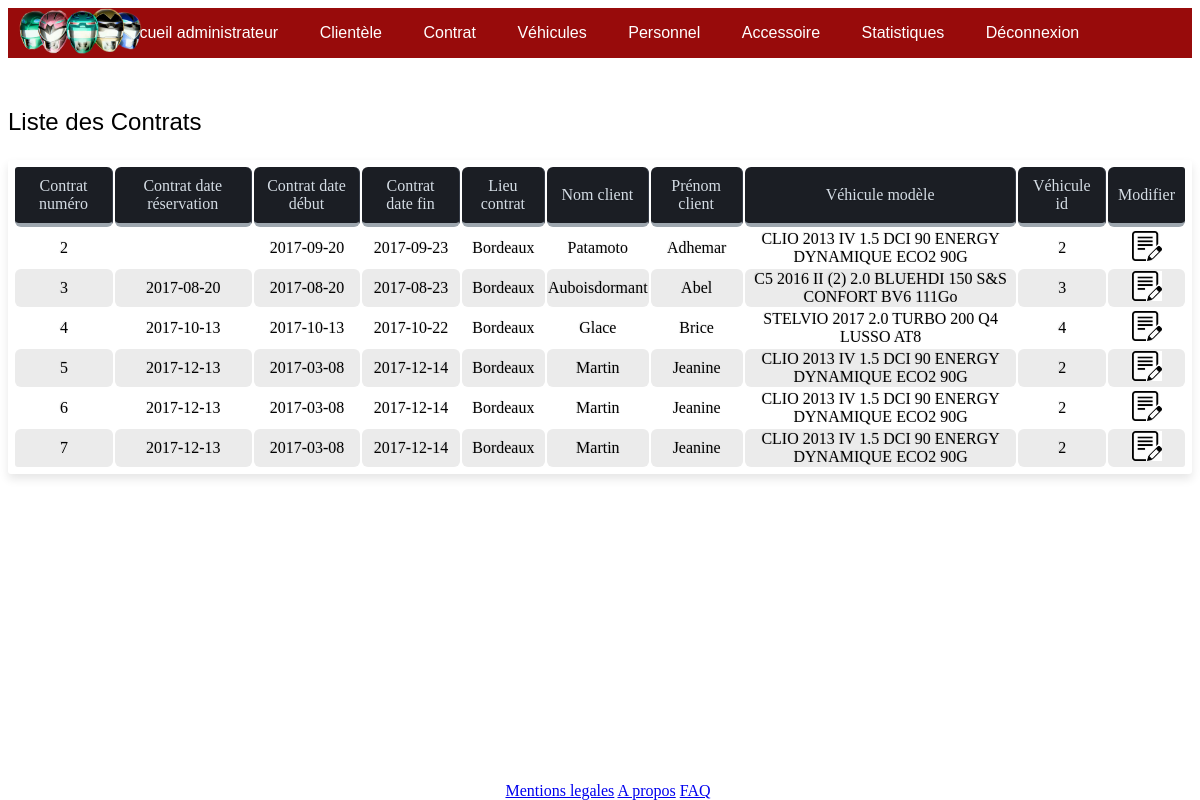
The app's page /controllers/adminControllerContrat.php?option=AfficherContrat (signed in) with its own data.
### tables this page shows
CREATE TABLE IF NOT EXISTS `contratdelocation` (
  `contrat_id` int(11) NOT NULL AUTO_INCREMENT,
  `contrat_date` date DEFAULT NULL,
  `contrat_lieu` varchar(20) NOT NULL,
  `contrat_date_fin` date NOT NULL,
  `contrat_date_debut` date NOT NULL,
  `contrat_caution` float DEFAULT NULL,
  `contrat_date_reservation` date DEFAULT NULL,
  `contrat_accompte` float DEFAULT NULL,
  `cli_id` int(11) NOT NULL,
  `tva_id` int(11) NOT NULL,
  `veh_id` int(11) NOT NULL,
  `fac_id` int(11) DEFAULT NULL,
  `forfait_id` int(11) NOT NULL,
  `statut_cont_id` int(11) NOT NULL,
  PRIMARY KEY (`contrat_id`),
  KEY `FK_contratdelocation_cli_id` (`cli_id`),
  KEY `FK_contratdelocation_tva_id` (`tva_id`),
  KEY `FK_contratdelocation_veh_id` (`veh_id`),
  KEY `FK_contratdelocation_fac_id` (`fac_id`),
  KEY `FK_contratdelocation_forfait_id` (`forfait_id`),
  KEY `FK_contratdelocation_statut_cont_id` (`statut_cont_id`)
);

CREATE TABLE IF NOT EXISTS `vehicule` (
  `veh_id` int(11) NOT NULL AUTO_INCREMENT,
  `veh_date_achat` date NOT NULL,
  `veh_photo` varchar(255) NOT NULL,
  `veh_nb_place` int(11) NOT NULL,
  `veh_assur` varchar(50) NOT NULL,
  `veh_date_mec` date DEFAULT NULL,
  `veh_kmage` int(11) DEFAULT NULL,
  `veh_ch_fisc` int(11) DEFAULT NULL,
  `veh_ch_reel` int(11) DEFAULT NULL,
  `veh_cyl` int(11) DEFAULT NULL,
  `type_veh_id` int(11) NOT NULL,
  `veh_boite_id` int(11) DEFAULT NULL,
  `vehm_carb_id` int(11) DEFAULT NULL,
  `veh_coul_id` int(11) NOT NULL,
  `vehmmod_id` int(11) NOT NULL,
  `veh_porte_id` int(11) DEFAULT NULL,
  `typepermis_id` int(11) DEFAULT NULL,
  PRIMARY KEY (`veh_id`),
  KEY `FK_Vehicule_type_veh_id` (`type_veh_id`),
  KEY `FK_Vehicule_veh_boite_id` (`veh_boite_id`),
  KEY `FK_Vehicule_vehm_carb_id` (`vehm_carb_id`),
  KEY `FK_Vehicule_veh_coul_id` (`veh_coul_id`),
  KEY `FK_Vehicule_vehmmod_id` (`vehmmod_id`),
  KEY `FK_Vehicule_veh_porte_id` (`veh_porte_id`),
  KEY `FK_Vehicule_typepermis_id` (`typepermis_id`)
);

CREATE TABLE IF NOT EXISTS `client` (
  `cli_id` int(11) NOT NULL AUTO_INCREMENT,
  `cli_civ_id` int(11) NOT NULL,
  `cli_nom` varchar(25) NOT NULL,
  `cli_prenom` varchar(25) NOT NULL,
  `cli_date_naissance` date NOT NULL,
  `cli_mail` varchar(100) NOT NULL,
  `cli_mdp` varchar(25) NOT NULL,
  `cli_stat_id` int(11) NOT NULL,
  `cli_permis_numero` varchar(25) DEFAULT NULL,
  PRIMARY KEY (`cli_id`),
  KEY `FK_client_cli_stat_id` (`cli_stat_id`),
  KEY `FK_client_cli_civ_id` (`cli_civ_id`)
);

CREATE TABLE IF NOT EXISTS `vehm_modele` (
  `vehmmod_id` int(11) NOT NULL AUTO_INCREMENT,
  `vehmmod_libelle` varchar(255) NOT NULL,
  `vehmar_id` int(11) NOT NULL,
  PRIMARY KEY (`vehmmod_id`),
  KEY `FK_vehm_modele_vehmar_id` (`vehmar_id`)
);

### models/dao/contratDAO.php (called while the page is built, shortened)
<?php
	require_once ('../models/Client.php');
	require_once ('../models/ContratLocation.php');
	require_once ('../models/Vehicule.php');
	require_once ('../models/VehModele.php');
	class contrat_DAO extends DAO{
	static function Liste_Contrats() {
		$contratdao = new contrat_DAO();
		$SQLQuery ='SELECT contrat_id, contrat_date_reservation, contrat_date_debut, contrat_date_fin, contrat_lieu, cli_nom, cli_prenom, vehmmod_libelle, veh.veh_id
		FROM contratdelocation co
		INNER JOIN client cl ON cl.cli_id=co.cli_id
		INNER JOIN vehicule veh ON veh.veh_id=co.veh_id
		INNER JOIN vehm_modele vm ON veh.vehmmod_id=vm.vehmmod_id;';
		$SQLResult = $contratdao->query($SQLQuery);
		if ($SQLResult->rowCount() == 0) {
			print('<tr><td colspan="6">Aucun enregistrement ne correspond à la demande</td></tr>');
		} else {
			while($SQLRow = $SQLResult->fetchObject()) {
				$monModvehicule = new Vehmodele('', $SQLRow->vehmmod_libelle, '');
				$monvehicule = new vehicule($SQLRow->veh_id, "", "", "", "", "", "", "", "", "", "", "", "", "", $monModvehicule, "", "","");
				$monClient = new client("", "", $SQLRow->cli_nom, $SQLRow->cli_prenom);
				$monContrat[] = new contratLocation($SQLRow->contrat_id, "", $SQLRow->contrat_lieu, $SQLRow->contrat_date_debut, $SQLRow->contrat_date_fin, "", $SQLRow->contrat_date_reservation, "", $monClient, $monvehicule);
			}
		return  $monContrat;
		}
	}
	}

### models/ContratLocation.php (called while the page is built, shortened)
<?php
class contratLocation {
	private $contrat_id;
	private $contrat_lieux;
	private $contrat_date_fin;
	private $contrat_date_debut;
	private $contrat_date_reservation;
	private $client;
	private $vehcontrat;
	function __construct($pcontrat_id, $pcontrat_date, $pcontrat_lieux, $pcontrat_date_debut,  $pcontrat_date_fin, $pcontrat_caution, $pcontrat_date_reservation, $pcontrat_acompte, $pclientcontrat, $pvehcontrat){
		$this->contrat_id=$pcontrat_id;
		$this->contrat_lieux=$pcontrat_lieux;
		$this->contrat_date_debut=$pcontrat_date_debut;
		$this->contrat_date_fin=$pcontrat_date_fin;
		$this->contrat_date_reservation=$pcontrat_date_reservation;
		$this->client= $pclientcontrat;
		$this->vehcontrat=$pvehcontrat;
	}
	public function getVehContrat(){
		return $this->vehcontrat;
	}
	public function getClient(){
		return $this->client;
	}
	public function getContrat_id(){
		return $this->contrat_id;
	}
	public function getContrat_lieux(){
		return $this->contrat_lieux;
	}
	public function getContrat_date_fin(){
		return $this->contrat_date_fin;
	}
	public function getContrat_date_debut(){
		return $this->contrat_date_debut;
	}
	public function getContrat_date_reservation(){
		return $this->contrat_date_reservation;
	}
}

### models/Client.php (called while the page is built, shortened)
<?php
	class Client {
		private $cli_nom;
		private $cli_prenom;
		function __construct ($cli_id = '', $civilite = '', $cli_nom = '', $cli_prenom = '', $cli_date_naissance = '', $cli_mail = '', $cli_mdp = '', $statutPersonne = '', $cli_permis_numero='0', $adresse = '', $detenir_permis = ''){
			$this->cli_nom = $cli_nom;
			$this->cli_prenom = $cli_prenom;
		}
		public function getCli_nom(){
			return $this->cli_nom;
		}
		public function getCli_prenom(){
			return $this->cli_prenom;
		}
	}

### models/Vehicule.php (called while the page is built, shortened)
<?php
	class Vehicule{
		private $veh_id;
		private $veh_modele;
		function __construct($veh_id = '', $veh_date_achat = '', $veh_photo = '', $veh_nb_place = '', $veh_assur = '', $veh_date_mec = '', $veh_kmage = '', $veh_ch_fisc = '', $veh_ch_reel = '', $veh_cyl = '', $veh_type = '', $veh_boite = '', $veh_carb = '', $veh_couleur = '', $veh_modele = '', $veh_porte = '', $veh_typepermis = '',$disposeOption=''){
			$this->veh_id = $veh_id;
			$this->veh_modele = $veh_modele;
		}
		public function getVeh_id(){
			return $this->veh_id;
		}
		public function getVeh_modele(){
			return $this->veh_modele;
		}
	}

### models/VehModele.php (called while the page is built, shortened)
<?php
class Vehmodele{
	private $vehmmod_libelle;
	function __construct ($vehmmod_id='', $vehmmod_libelle='', $veh_marque='') {
		$this->vehmmod_libelle= $vehmmod_libelle;
	}
	public function getVehmmod_libelle(){
		return $this->vehmmod_libelle;
	}
}
?>

### views/back/adminListeContrats.php (the view, shortened to what this page needs)
<!DOCTYPE html>
<html>
	<head>
	</head>
		<?php
			include_once('adminNavbar.php');
		?>
<body>
		<div>
			<p class= "contenu">Liste des Contrats</p>
			<?php
				$listeContrats = isset ($listeContrats) ? $listeContrats : NULL;
				if ($listeContrats!=null) {
					echo'
						<table class="table-fill">
						<tr><th>Contrat numéro</th>
						<th>Contrat date réservation</th>
						<th>Contrat date début</th>
						<th>Contrat date fin</th>
						<th>Lieu contrat</th>
						<th>Nom client</th>
						<th>Prénom client</th>
						<th>Véhicule modèle</th>
						<th>Véhicule id</th>
						<th>Modifier</th>
						</tr>';
					$script = '';
for ($i=0;$i<count($listeContrats);$i++){
					$script .='<tr>';
					$script .='<td>'.$listeContrats[$i]->getContrat_id().'</td>';
					$script .='<td>'.$listeContrats[$i]->getContrat_date_reservation().'</td>';
					$script .='<td>'.$listeContrats[$i]->getContrat_date_debut().'</td>';
					$script .='<td>'.$listeContrats[$i]->getContrat_date_fin().'</td>';
					$script .='<td>'.$listeContrats[$i]->getContrat_lieux().'</td>';
					$script .='<td>'.$listeContrats[$i]->getClient()->getCli_nom().'</td>';
					$script .='<td>'.$listeContrats[$i]->getClient()->getCli_prenom().'</td>';
				    $script .='<td>'.$listeContrats[$i]->getVehContrat()->getVeh_modele()->getVehmmod_libelle().'</td>';
					$script .='<td>'.$listeContrats[$i]->getVehContrat()->getVeh_id().'</td>';
					$script.='<td><a href="http://localhost/PowerRenters/controllers/adminControllerContrat.php?option=lireContratModification&id='.$listeContrats[$i]->getContrat_id().'"><img src="/PowerRenters/images/iconeModif.jpg" width=30px /></td>';
					$script.='</tr>';
						}
					print($script);
					echo'</table>';
				}
			?>
		</div>
	</body>
	<footer>
		<a href="mentionlegales.php">Mentions legales</a>
		<a href="apropos.php"> A propos</a>
		<a href="FAQ">FAQ</a>
	</footer>
</html>

### css/styleback.css (style rules this page uses)
html { border:0; background-color: white; }
.contenu { margin-top: 50px; font-size: x-large; font-style: bold; font-family: arial; }
footer { width: 100%; bottom: 0; text-align: center; position: fixed; }
.table-fill { background: white; border-radius:3px; margin: auto; max-width: 1400px; padding:5px; width: 100%; box-shadow: 0 5px 10px rgba(0, 0, 0, 0.1); animation: float 5s infinite; }
th { color:#D5DDE5;; background:#1b1e24; border-bottom:4px solid #9ea7af; border-right: 1px solid #343a45; font-size:16px; font-weight: 100; padding:10px; border-radius: 6px; text-align: center; text-shadow: 0 1px 1px rgba(0, 0, 0, 0.1); vertical-align:middle; }
th:first-child { border-top-left-radius:3px; }
th:last-child { border-top-right-radius:3px; border-right:none; }
tr { border-top: 1px solid #C1C3D1; border-bottom-: 1px solid #C1C3D1; font-size:16px; font-weight:normal; text-shadow: 0 1px 1px rgba(256, 256, 256, 0.1); }
tr:first-child { border-top:none; }
tr:last-child { border-bottom:none; }
tr:nth-child(odd) td { background:#EBEBEB; }
tr:last-child td:first-child { border-bottom-left-radius:3px; }
tr:last-child td:last-child { border-bottom-right-radius:3px; }
td { background:#FFFFFF; border-radius: 6px; text-align: center; vertical-align:middle; font-weight:300; font-size:16px; text-shadow: -1px -1px 1px rgba(0, 0, 0, 0.1); }
td:last-child { border-right: 0px; }

### records on screen
contratdelocation: veh.veh_id "2", contrat_date_debut "2017-09-20", contrat_date_fin "2017-09-23", contrat_lieu "Bordeaux", cli.cli_nom "Patamoto", cli.cli_prenom "Adhemar", vehm_modele.vehmmod_libelle "CLIO 2013 IV 1.5 DCI 90 ENERGY DYNAMIQUE ECO2 90G"
contratdelocation: veh.veh_id "3", contrat_date_reservation "2017-08-20", contrat_date_debut "2017-08-20", contrat_date_fin "2017-08-23", contrat_lieu "Bordeaux", cli.cli_nom "Auboisdormant", cli.cli_prenom "Abel", vehm_modele.vehmmod_libelle "C5 2016 II (2) 2.0 BLUEHDI 150 S&S CONFORT BV6 111Go"
contratdelocation: veh.veh_id "4", contrat_date_reservation "2017-10-13", contrat_date_debut "2017-10-13", contrat_date_fin "2017-10-22", contrat_lieu "Bordeaux", cli.cli_nom "Glace", cli.cli_prenom "Brice", vehm_modele.vehmmod_libelle "STELVIO 2017 2.0 TURBO 200 Q4 LUSSO AT8"
contratdelocation: contrat_id "5", contrat_date_reservation "2017-12-13", contrat_date_debut "2017-03-08", contrat_date_fin "2017-12-14", contrat_lieu "Bordeaux", cli.cli_nom "Martin", cli.cli_prenom "Jeanine", vehm_modele.vehmmod_libelle "CLIO 2013 IV 1.5 DCI 90 ENERGY DYNAMIQUE ECO2 90G", veh.veh_id "2"
contratdelocation: contrat_id "6", contrat_date_reservation "2017-12-13", contrat_date_debut "2017-03-08", contrat_date_fin "2017-12-14", contrat_lieu "Bordeaux", cli.cli_nom "Martin", cli.cli_prenom "Jeanine", vehm_modele.vehmmod_libelle "CLIO 2013 IV 1.5 DCI 90 ENERGY DYNAMIQUE ECO2 90G", veh.veh_id "2"
contratdelocation: contrat_id "7", contrat_date_reservation "2017-12-13", contrat_date_debut "2017-03-08", contrat_date_fin "2017-12-14", contrat_lieu "Bordeaux", cli.cli_nom "Martin", cli.cli_prenom "Jeanine", vehm_modele.vehmmod_libelle "CLIO 2013 IV 1.5 DCI 90 ENERGY DYNAMIQUE ECO2 90G", veh.veh_id "2"
